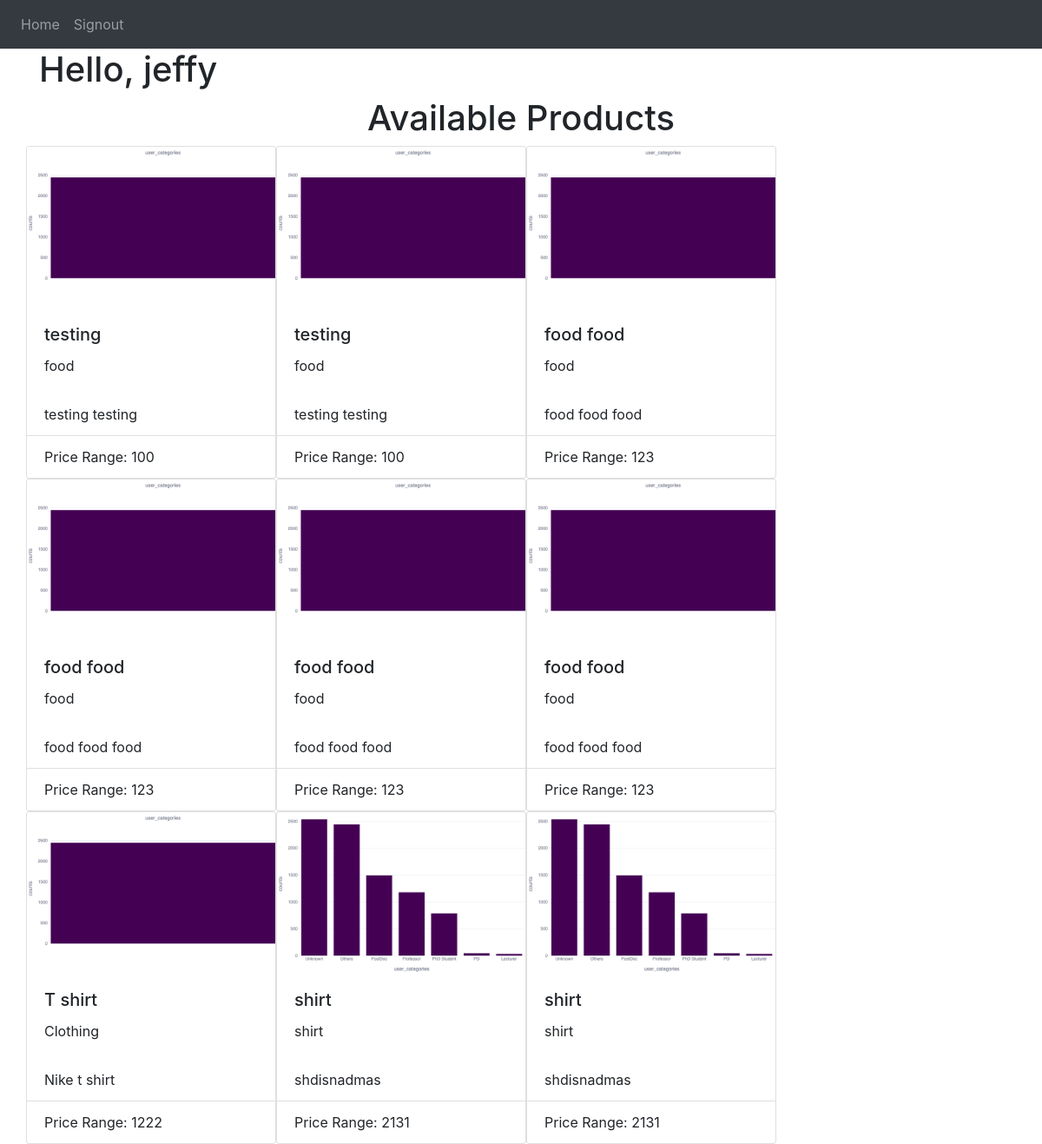
Screenshot of /buyer (signed in) with the database file from the repository.
### website/models.py (models this page shows)
class User(db.Model, UserMixin):
    id = db.Column(db.Integer, primary_key=True)
    email = db.Column(db.String(150), unique=True)
    password = db.Column(db.String(150))
    userType = db.Column(db.String(20))
    firstName = db.Column(db.String(150))
    products = db.relationship('Products')

class Products(db.Model):
    id = db.Column(db.Integer, primary_key=True)
    category = db.Column(db.String(50), nullable=False)
    name = db.Column(db.String(100), nullable=False)
    description = db.Column(db.String(100), nullable=False)
    price = db.Column(db.Integer)
    image = db.Column(db.String(120), default = 'image.jpg')
    date = db.Column(db.DateTime(timezone=True), default=func.now())
    user_id = db.Column(db.Integer, db.ForeignKey('user.id'))

### website/views.py (the view)
@views.route('/buyer')
@login_required
def home_buyer():
    products = Products.query.all()
    return render_template("home_buyer.html", user=current_user, products=products)

### website/__init__.py (called while the page is built)
def create_app():
    app = Flask(__name__)
    app.config['SECRET_KEY'] = 'ISEE'
    app.config['SQLALCHEMY_DATABASE_URI'] = f'sqlite:///{DB_NAME}'
    db.init_app(app)
    from .views import views
    from .auth import auth
    app.register_blueprint(views, url_prefix='/')
    app.register_blueprint(auth, url_prefix='/')
    from .models import User, Products
    with app.app_context():
        db.create_all()
    login_manager = LoginManager()
    login_manager.login_view = 'auth.login'
    login_manager.init_app(app)
    @login_manager.user_loader
    def load_user(id):
        return User.query.get(int(id))
    return app

### website/templates/home_buyer.html
{% extends "base.html" %} {% block title %}HomePage{% endblock %} {% block
content %}
<h1>Hello, {{user.firstName}}</h1>
<h1 align="center">Available Products</h1>
<div id="topdiv3">
			{% if products %}
				<div class="row">
					{% for product in products %}
						<div class="card needspace" style="width: 18rem;">
							<img src="static/img/{{product.image}}" class="card-img-top" alt="...">
							<div class="card-body">
			    				<h5 class="card-title">{{product.name}}</h5>
			    				<p class="card-text">{{product.category}}</p>
			  				</div>
			  				<ul class="list-group list-group-flush">
			  					<li class="list-group-item">{{product.description}}</li>
			    				<li class="list-group-item">Price Range: {{product.price}}</li>
			  				</ul>
						</div>
					{% endfor %}
				</div>
			{% endif %}
		</div>
{% endblock %}

### rows the page displays
User: firstName "jeffy"
Products: image (picture), name "testing", category "food", description "testing testing", price "100"
Products: image (picture), name "testing", category "food", description "testing testing", price "100"
Products: image (picture), name "food food", category "food", description "food food food", price "123"
Products: image (picture), name "food food", category "food", description "food food food", price "123"
Products: image (picture), name "food food", category "food", description "food food food", price "123"
Products: image (picture), name "food food", category "food", description "food food food", price "123"
Products: image (picture), name "T shirt", category "Clothing", description "Nike t shirt", price "1222"
Products: image (picture), name "shirt", category "shirt", description "shdisnadmas", price "2131"
Products: image (picture), name "shirt", category "shirt", description "shdisnadmas", price "2131"
